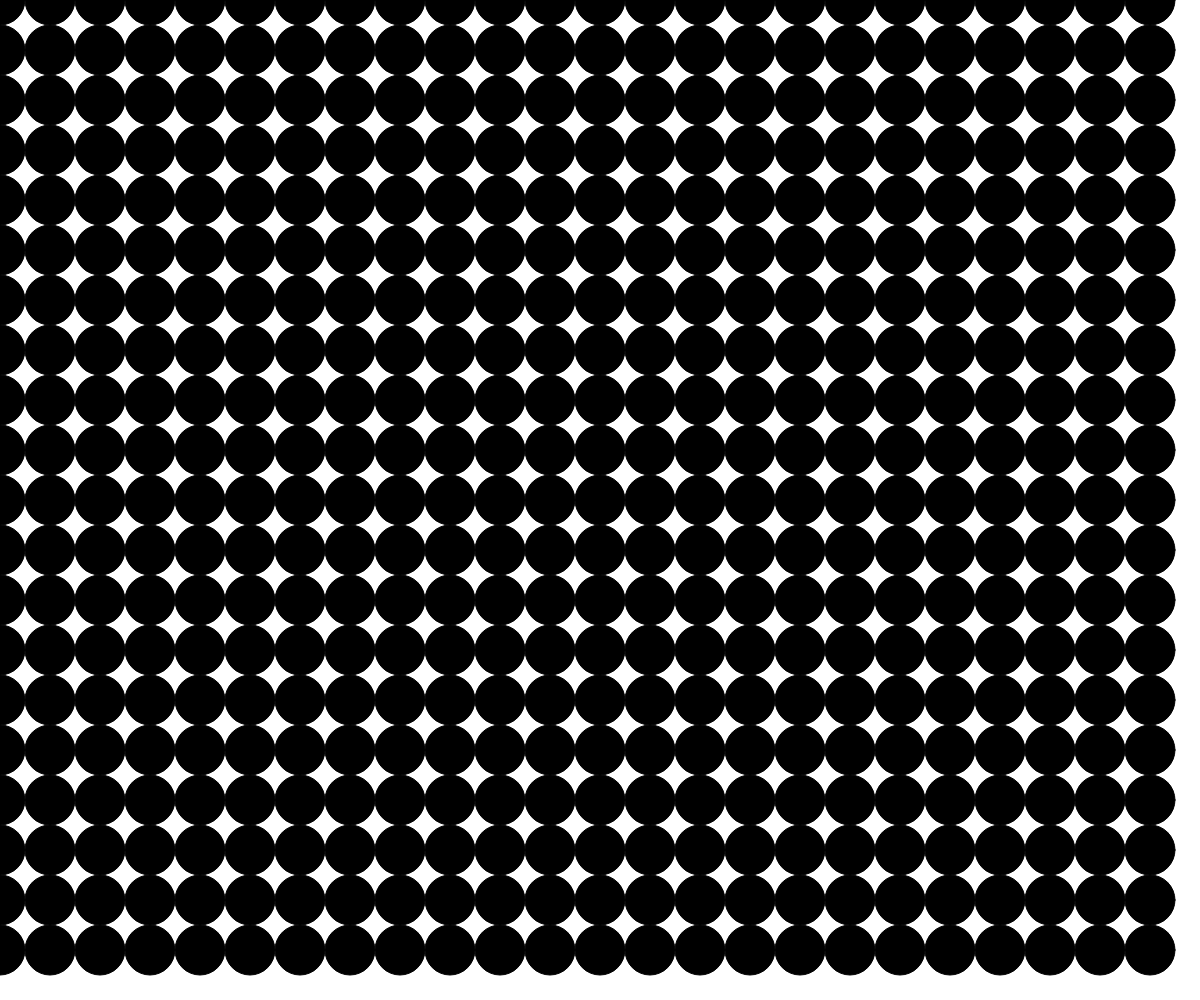
Frame 1 (no input)
Frame 60 (no input): identical to frame 1, image omitted
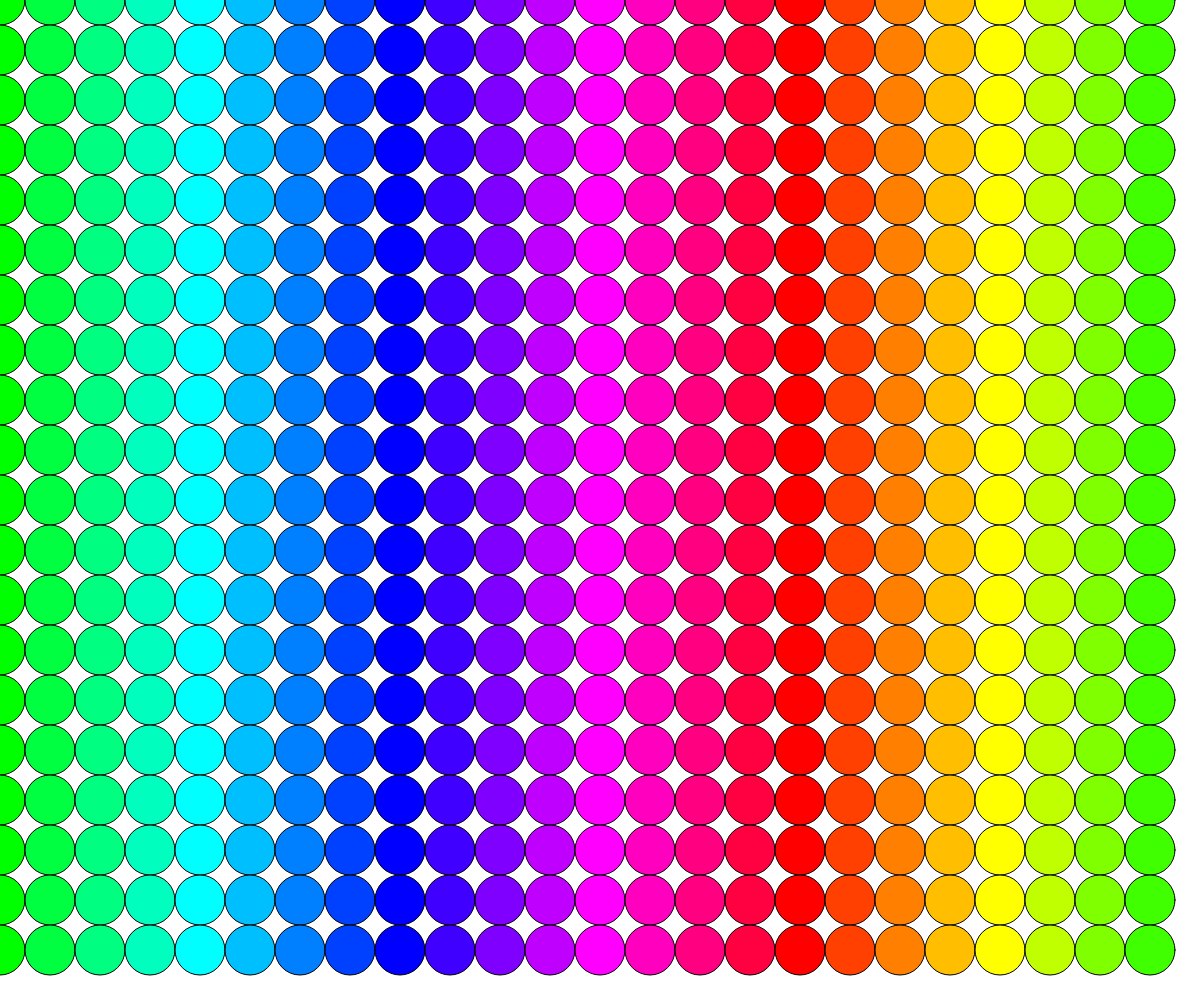
Frame 120 (the mouse pressed at the canvas centre since frame 60)

The p5.js sketch that drew these frames (run headless with seeded random() and noise() and a simulated clock; from frame 60 on, the mouse is pressed at the canvas centre):

// p5.js sketch
// ── sketch.js
function setup() {
	createCanvas(windowWidth, windowHeight);
	background(100);
}

function draw() {
	colorMode(HSB);
	background(100);
	for(var x =0;x<width;x=x+50){
		for(var y=0;y<height;y=y+50){
			var h = (map(x,0,width,0,360) + frameCount) % 360
			fill(h,mouseY/5,mouseX/5)
			ellipse(x, y, 50); //圓，座標(x,y)，寬50，高50
		}
	}	
}
